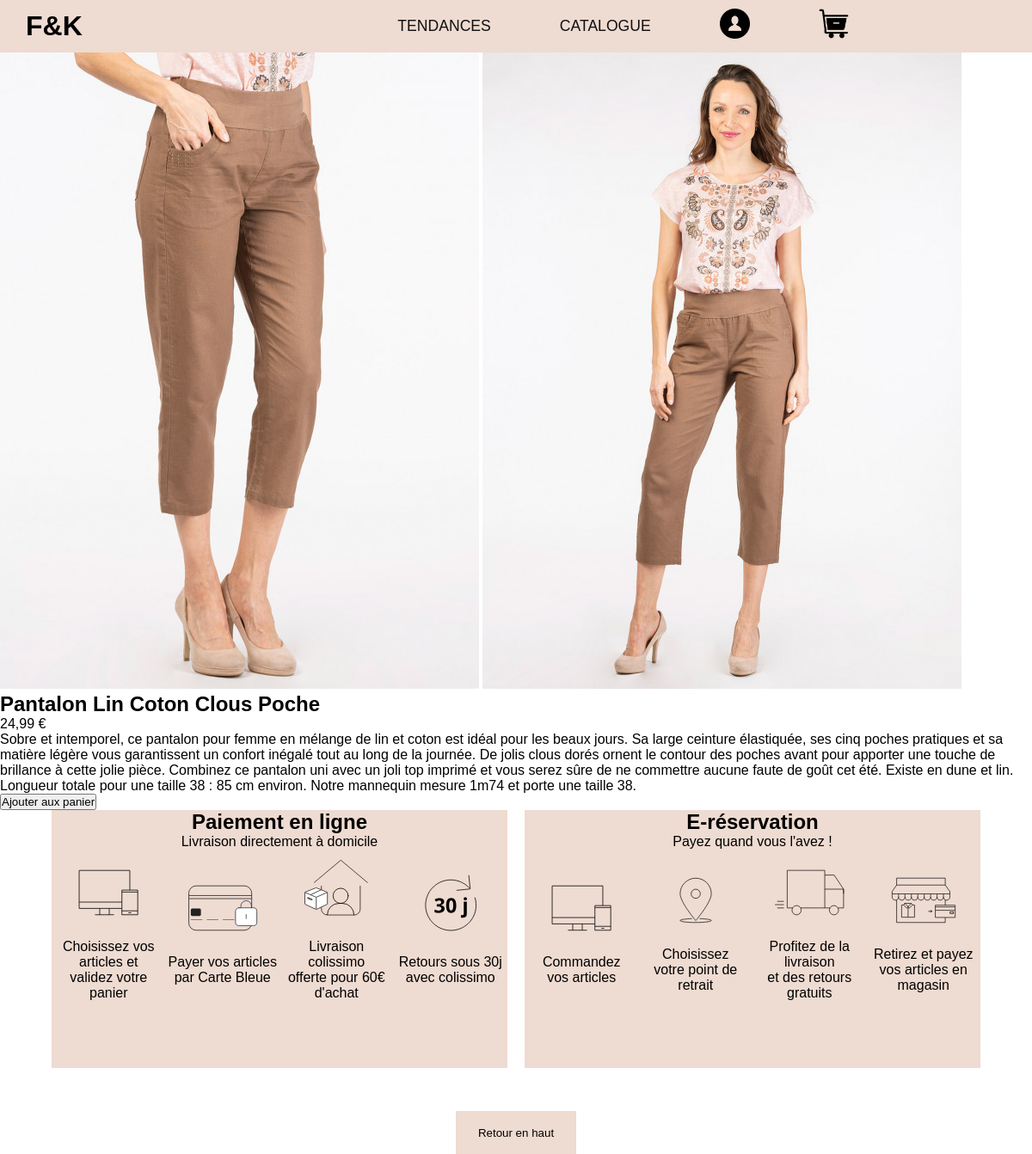
Screenshot of /product.php?id=23 with the database file from the repository.
### tables this page shows
CREATE TABLE `product` (
  `id` int NOT NULL,
  `id_tendance` int NOT NULL,
  `type` varchar(255) NOT NULL,
  `product_name` varchar(255) NOT NULL,
  `product_description` varchar(1000) NOT NULL,
  `product_price` varchar(255) NOT NULL,
  `product_pic_1` varchar(255) NOT NULL,
  `product_pic_2` varchar(255) NOT NULL
);

### src/product.php (the view, shortened to what this page needs)
<?php
require_once("connect.php");
$sql = "SELECT * FROM product WHERE id = :id";
$id = $_GET["id"];
$query = $db->prepare($sql);
$query->bindValue("id", $id, PDO::PARAM_INT);
$query->execute();
$product = $query->fetch();
?>
<!DOCTYPE html>
<html lang="fr">
<head>
    <link rel="stylesheet" href="style.css">
</head>
<?php
include './element/navbar.php';
?>
<body>
    <section>
        <article>
            <div>
                <img src="<?= $product["product_pic_1"] ?>" width="557px" height="740px" alt="">
                <img src="<?= $product["product_pic_2"] ?>" width="557px" height="740px" alt="">
            </div>
            <div>
                <h2><?= $product["product_name"] ?></h2>
                <p><?= $product["product_price"] ?></p>
                <p><?= $product["product_description"] ?></p>
                <button>Ajouter aux panier</button>
            </div>
        </article>
    </section>
</body>
<?php
include './element/footer.php';
?>
</body>
</html>

### src/style.css (style rules this page uses)
:root { --font-size: 1rem; }
* { box-sizing: border-box; outline: none; margin: 0 auto; padding: 0; }
html { scroll-behavior: smooth; }
body { font-family: Arial, Helvetica, sans-serif; font: size 1rem; }

### rows the page displays
product: product_pic_1 (picture), product_pic_2 (picture), product_name "Pantalon Lin Coton Clous Poche", product_price "24,99 €", product_description "Sobre et intemporel, ce pantalon pour femme en mélange de lin et coton est idéal pour les beaux jours. Sa large ceinture élastiquée, ses cinq poches pratiques et sa matière légère vous garantissent un confort inégalé tout au long de la journée. De jolis clous dorés ornent le contour des poches avant pour apporter une touche de brillance à cette jolie pièce. Combinez ce pantalon uni avec un joli top imprimé et vous serez sûre de ne commettre aucune faute de goût cet été. Existe en dune et lin. Longueur totale pour une taille 38 : 85 cm environ. Notre mannequin mesure 1m74 et porte une taille 38."
